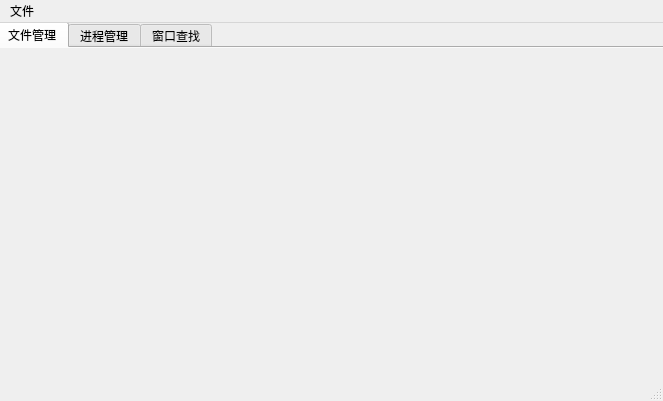
<?xml version="1.0" encoding="UTF-8"?>
<ui version="4.0">
 <class>MainWindow</class>
 <widget class="QMainWindow" name="MainWindow">
  <property name="geometry">
   <rect>
    <x>0</x>
    <y>0</y>
    <width>663</width>
    <height>401</height>
   </rect>
  </property>
  <property name="windowTitle">
   <string>MainWindow</string>
  </property>
  <widget class="QWidget" name="centralWidget">
   <widget class="QTabWidget" name="tabWidget">
    <property name="geometry">
     <rect>
      <x>-4</x>
      <y>-1</y>
      <width>821</width>
      <height>451</height>
     </rect>
    </property>
    <property name="autoFillBackground">
     <bool>true</bool>
    </property>
    <property name="currentIndex">
     <number>0</number>
    </property>
    <widget class="QWidget" name="tab_file">
     <property name="autoFillBackground">
      <bool>true</bool>
     </property>
     <attribute name="title">
      <string>文件管理</string>
     </attribute>
    </widget>
    <widget class="QWidget" name="tab_process">
     <property name="autoFillBackground">
      <bool>true</bool>
     </property>
     <attribute name="title">
      <string>进程管理</string>
     </attribute>
    </widget>
    <widget class="QWidget" name="tab_findwindow">
     <attribute name="title">
      <string>窗口查找</string>
     </attribute>
    </widget>
   </widget>
  </widget>
  <widget class="QMenuBar" name="menuBar">
   <property name="geometry">
    <rect>
     <x>0</x>
     <y>0</y>
     <width>663</width>
     <height>23</height>
    </rect>
   </property>
   <widget class="QMenu" name="menu">
    <property name="title">
     <string>文件</string>
    </property>
   </widget>
   <addaction name="menu"/>
  </widget>
  <widget class="QStatusBar" name="statusBar"/>
 </widget>
 <layoutdefault spacing="6" margin="11"/>
 <resources/>
 <connections/>
</ui>
